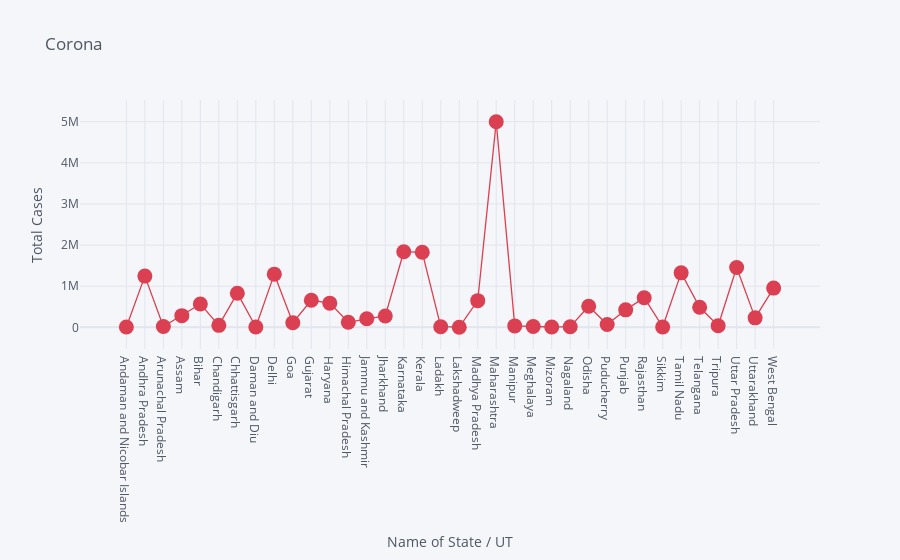

Notebook cell for this chart:
### Code cell
india_df.iplot(kind='scatter',x='Province_State',y='Confirmed',mode='markers+lines',title='Corona',xTitle='Name of State / UT',yTitle='Total Cases',colors='red',size=15)

### Figure 1 — Plotly figure (JSON) as saved in the notebook; plotly's stock layout.template omitted (floating-point values rounded to 4 significant figures)
{"data": [{"line": {"color": "rgba(219, 64, 82, 1.0)", "dash": "solid", "shape": "linear", "width": 1.3}, "marker": {"size": 15, "symbol": "circle"}, "mode": "markers+lines", "name": "Confirmed", "text": "", "type": "scatter", "x": ["Andaman and Nicobar Islands", "Andhra Pradesh", "Arunachal Pradesh", "Assam", "Bihar", "Chandigarh", "Chhattisgarh", "Daman and Diu", "Delhi", "Goa", "Gujarat", "Haryana", "Himachal Pradesh", "Jammu and Kashmir", "Jharkhand", "Karnataka", "Kerala", "Ladakh", "Lakshadweep", "Madhya Pradesh", "Maharashtra", "Manipur", "Meghalaya", "Mizoram", "Nagaland", "Odisha", "Puducherry", "Punjab", "Rajasthan", "Sikkim", "Tamil Nadu", "Telangana", "Tripura", "Uttar Pradesh", "Uttarakhand", "West Bengal"], "y": [6311, 1245374, 19802, 283313, 567269, 48442, 830117, 8596, 1292867, 112462, 658036, 587682, 122906, 206954, 276062, 1838885, 1824856, 15023, 3629, 649114, 4996758, 34333, 18927, 7382, 15580, 512400, 68373, 424647, 720799, 9451, 1323965, 487199, 37208, 1453679, 229993, 954282]}], "layout": {"legend": {"bgcolor": "#F5F6F9", "font": {"color": "#4D5663"}}, "paper_bgcolor": "#F5F6F9", "plot_bgcolor": "#F5F6F9", "title": {"font": {"color": "#4D5663"}, "text": "Corona"}, "xaxis": {"gridcolor": "#E1E5ED", "showgrid": true, "tickfont": {"color": "#4D5663"}, "title": {"font": {"color": "#4D5663"}, "text": "Name of State / UT"}, "zerolinecolor": "#E1E5ED"}, "yaxis": {"gridcolor": "#E1E5ED", "showgrid": true, "tickfont": {"color": "#4D5663"}, "title": {"font": {"color": "#4D5663"}, "text": "Total Cases"}, "zerolinecolor": "#E1E5ED"}}}
